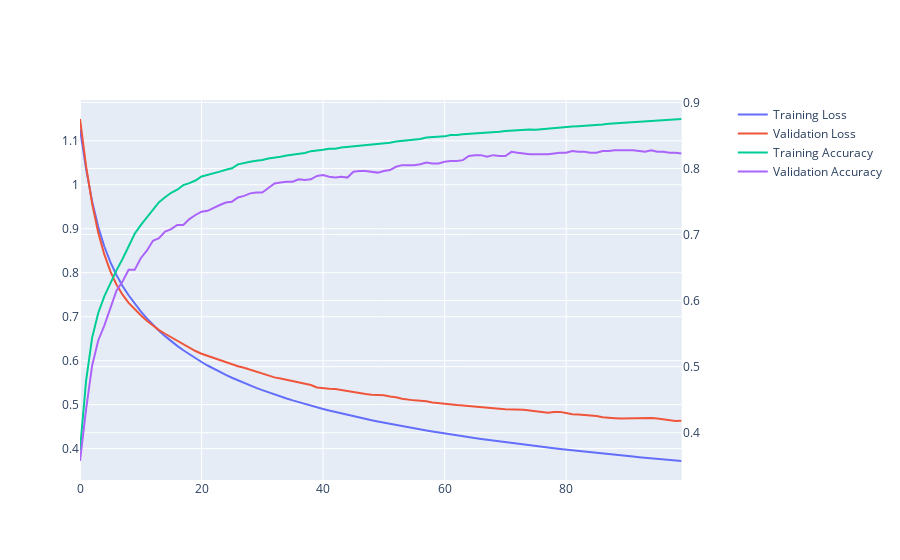

The cell this chart's notebook holds for it:
### Code cell
train_models(X_train,y_train_hot,X_test,y_test_hot,epochs=100,batch_size=1024,lr=0.0001,layer1_nodes=256,optimiser='adam',loss='crossentropy',verbose=0)
